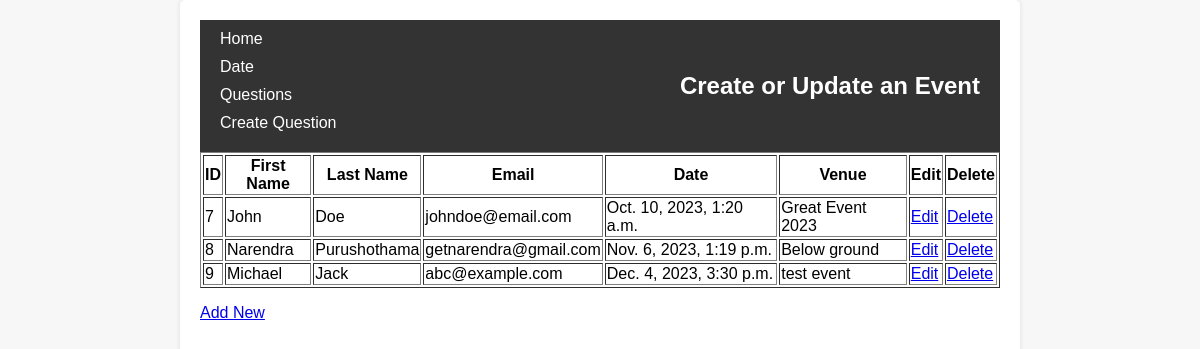
Screenshot of /save_the_date/date/ with the database file from the repository.
### save_the_date/models.py (models this page shows, shortened)
class SaveTheDate(models.Model):
    first_name = models.CharField(max_length=255)
    last_name = models.CharField(max_length=255)
    email = models.EmailField()
    event_date = models.DateTimeField("event_date")
    venue = models.CharField(max_length=255)

### save_the_date/views.py (the view)
# urls.py: path("save_the_date/", include("save_the_date.urls")),
def save_the_date(request):
    try:
        savethedates = SaveTheDate.objects.all()
    except SaveTheDate.DoesNotExist:
        raise Http404("Date does not exist")
    return render(request, "save_the_date.html", {"savethedates": savethedates})

### save_the_date/templates/save_the_date.html (shortened to what this page needs)
{% load static %}
<!DOCTYPE html>
<html>
<head>
    <link rel="stylesheet" href="{% static 'css/styles.css' %}">
</head>
<body>
    <div class="container">
        <header class="header">
            <nav class="sidebar">
                <ul class="nav-links">
                    <li><a href="/">Home</a></li>
                    <li><a href="/save_the_date/date/">Date</a></li>
                    <li><a href="/save_the_date/questions/">Questions</a></li>
                    <li><a href="/save_the_date/question/create/">Create Question</a></li>
                </ul>
            </nav>
            <h1>Create or Update an Event</h1>
        </header>
    <table border="1">
        <thead>
            <tr>
                <th>ID</th>
                <th>First Name</th>
                <th>Last Name</th>
                <th>Email</th>
                <th>Date</th>
                <th>Venue</th>
                <th>Edit</th>
                <th>Delete</th>
            </tr>
        </thead>
        <tbody>
            {% for sdate in savethedates %}
            <tr>
                <td>{{ sdate.id }}</td>
                <td>{{ sdate.first_name }}</td>
                <td>{{ sdate.last_name }}</td>
                <td>{{ sdate.email }}</td>
                <td>{{ sdate.event_date }}</td>
                <td>{{ sdate.venue }}</td>
                <td><a href="/save_the_date/date/update/{{ sdate.id }}">Edit</a></td>
                <td><a href="/save_the_date/date/delete/{{ sdate.id }}">Delete</a></td>
            </tr>
            {% endfor %}
        </tbody>
    </table>
    <p><a href="/save_the_date/date/create">Add New</a></p>
    </div>
</body>
</html>

### save_the_date/static/css/styles.css (style rules this page uses)
body { font-family: Arial, sans-serif; background-color: #f7f7f7; }
.container { max-width: 800px; margin: 0 auto; padding: 20px; background-color: #ffffff; box-shadow: 0 0 5px rgba(0, 0, 0, 0.1); border-radius: 5px; }
.header { background-color: #333; color: #fff; padding: 10px 20px; display: flex; align-items: center; justify-content: space-between; }
.header h1 { font-size: 24px; margin: 0; padding: 0; }
.header a { text-decoration: none; color: #007bff; }
body { font-family: Arial, sans-serif; margin: 0; background-color: #f7f7f7; }
.container { display: flex; flex-direction: column; min-height: 100vh; }
.sidebar { display: flex; flex-direction: column; align-items: flex-start; }
.nav-links { list-style: none; padding: 0; margin: 0; }
.nav-links li { margin-bottom: 10px; }
.nav-links a { text-decoration: none; color: #fff; }

### rows the page displays
SaveTheDate: id "7", first_name "John", last_name "Doe", email "johndoe@email.com", event_date "Oct. 10, 2023, 1:20 a.m.", venue "Great Event 2023"
SaveTheDate: id "8", first_name "Narendra", last_name "Purushothama", email "getnarendra@gmail.com", event_date "Nov. 6, 2023, 1:19 p.m.", venue "Below ground"
SaveTheDate: id "9", first_name "Michael", last_name "Jack", email "abc@example.com", event_date "Dec. 4, 2023, 3:30 p.m.", venue "test event"
